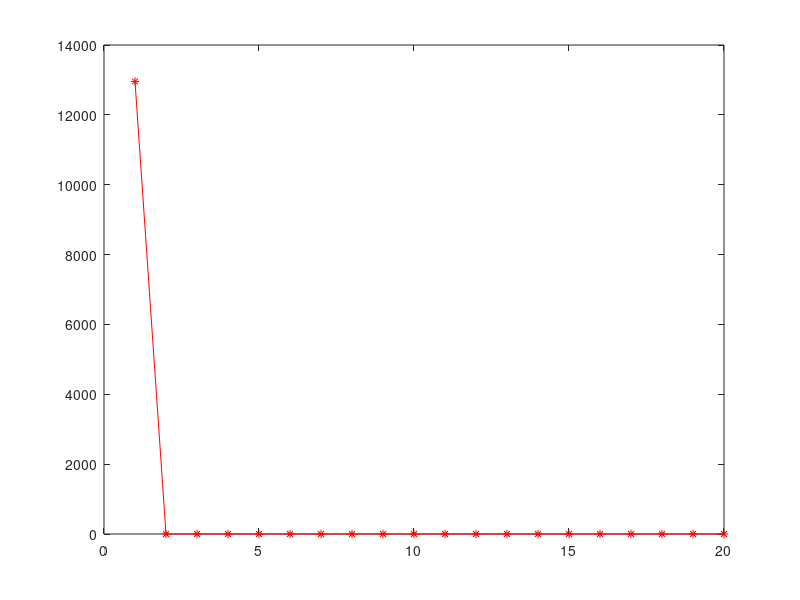
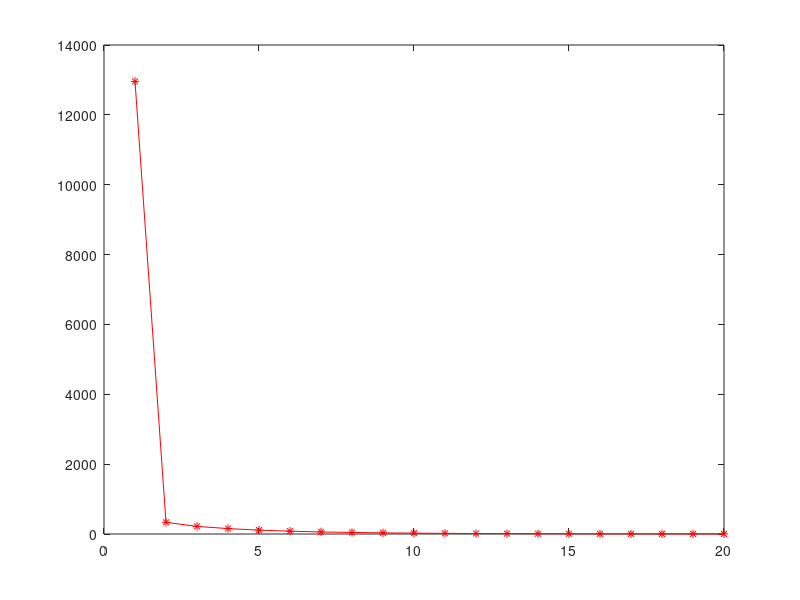

Here is the MATLAB script that generated these plots, in order:
%%f=trace(X'*A*X) df/dX=AX+A'X
%%(df/dX)_ij/dX'_mn=delta_jm*A_in+delta_jm*A_ni

clear;  
clc;
A=[7 2 3 4; 2 8 6 7; 3 6 11 9; 4 7 9 10 ]; % A is positive definite
 %A=[zeros(1,4-1)  0; eye(4-1) zeros(4-1,1)]
I=eye(3,3);

M=zeros(4,4,3,3);
for i=1:4 
    for j= 1:3
        for m =1:3 
            for n=1:4 
                M(i,n,m,j)=I(j,m)*A(i,n)+I(j,m)*A(n,i); % change the order i j m n into i n m j to avoid "squeeze" tensor in the following operations since M(:,:,:,1) is three order while M(:,1,:,:) is four order 
            end
        end
    end
end

%QQ=[];
% for j=1:3;
% QQ=cat(2,QQ,M(:,:,:,j));
% end

QQ=[];
for j=1:3;
QQ=[QQ; M(:,:,:,j)] % combine three order tensor in the i direction, then the first "block row" is j=1, the second "block row" is j=2 
end

QQQ=[];
for m=1:3;
QQQ=[QQQ QQ(:,:,m)] %combine matrix in the n direction, then the first " block column" is m=1, the second " block column" is m=2 
end


X=randi(10,4,3);

X1=X;

XX=reshape(X,12,1)  %reshape X into a vector 

Iterations=20;
Cost1=zeros(Iterations,1);
Cost2=zeros(Iterations,1);

for i=1:Iterations 
    
    %  Newton method 
    Cost1(i)=trace(X'*A*X); 
    P=A*X+A'*X;       
    PP=reshape(P,12,1); %reshape first order derivative into a vetor 
    XX=XX-inv(QQQ)*PP;  % update XX
    X=reshape(XX,4,3);  % reshape vector XX into a matrix X
    
    
    
    % Gradient  method 
    Cost2(i)=trace(X1'*A*X1);
    P1=A*X1+A'*X1;  
    X1=X1-0.02*P1;      
    
    
end 
 
figure(1)
plot(Cost1(1:Iterations),'r-*')

figure(2)
plot(Cost2(1:Iterations),'r-*')
    
